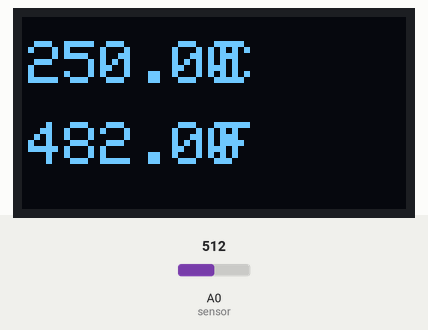
This sketch was run on a simulated Arduino Uno, built with avr-gcc and run on an emulated ATmega328P. Shown: 128×64 one-colour display. Inputs (shaded band) come from the test bench; at power-on: A0 (sensor) = 512. What the sketch prints to the serial monitor is not drawn.

Above: at 1.8 s.
1.9 s: A0 (sensor) set to 716
At 2.4 s:
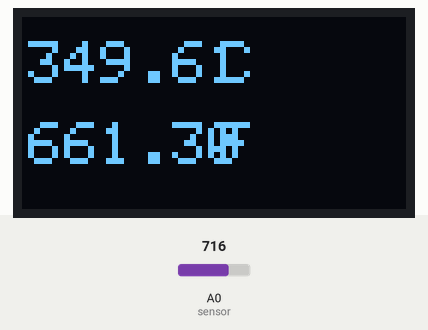
3.6 s: A0 (sensor) set to 900
At 4.9 s:
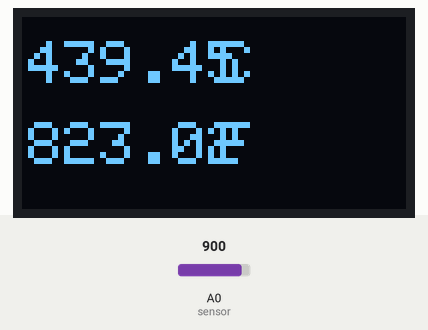
5.6 s: A0 (sensor) set to 1023
At 7.5 s:
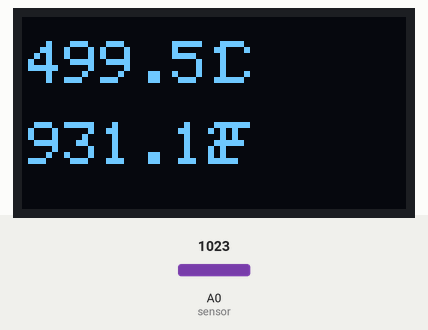
Timing chart, 0 to 9.0 s (numbered marks = the images above; inputs shaded):
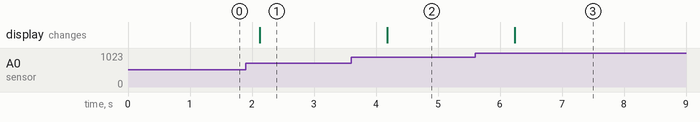

The sketch:

sensor_suhu_lm35.ino
```cpp
#include <Wire.h>
#include <Adafruit_GFX.h>
#include <Adafruit_SSD1306.h>

#define SCREEN_WIDTH 128
#define SCREEN_HEIGHT 64

Adafruit_SSD1306 oled(SCREEN_WIDTH, SCREEN_HEIGHT, &Wire, -1);

int sensor = A0;
int data;
void setup() {
 Serial.begin(9600);
 pinMode(sensor, INPUT);
 if(!oled.begin(SSD1306_SWITCHCAPVCC, 0x3C)) {
  Serial.println (F("SSD1306 allocation failed"));
  for(;;);
 }
 oled.clearDisplay();
}

void loop() {
  data = analogRead(sensor);
  float nilai = (data/1024.0)*5000;
  float nilaiC = nilai/10;
  float nilaiF = (nilaiC*9)/5 + 32;
  Serial.print("SUHU RUANGAN: ");
  Serial.print(nilaiC);
  Serial.println("°C");
  Serial.print("SUHU RUANGAN: ");
  Serial.print(nilaiF);
  Serial.println("°F");
  //Serial.println(nilai);
  //Serial.println(data);
  oled.clearDisplay();
  oled.setTextSize(2);
  oled.setTextColor(WHITE);
  oled.setCursor(2, 8);
  oled.println(nilaiC);
  oled.setCursor(66, 8);
  oled.println("C");
  oled.setCursor(2, 35);
  oled.println(nilaiF);
  oled.setCursor(66, 35);
  oled.println("F");
  oled.display();
  delay(1000);

}
```

Measured:
- after the input at 1.9 s, the display: changes after 0.22 s (image 1)
- after the input at 3.6 s, the display: changes after 0.58 s (image 2)
- after the input at 5.6 s, the display: changes after 0.64 s (image 3)
